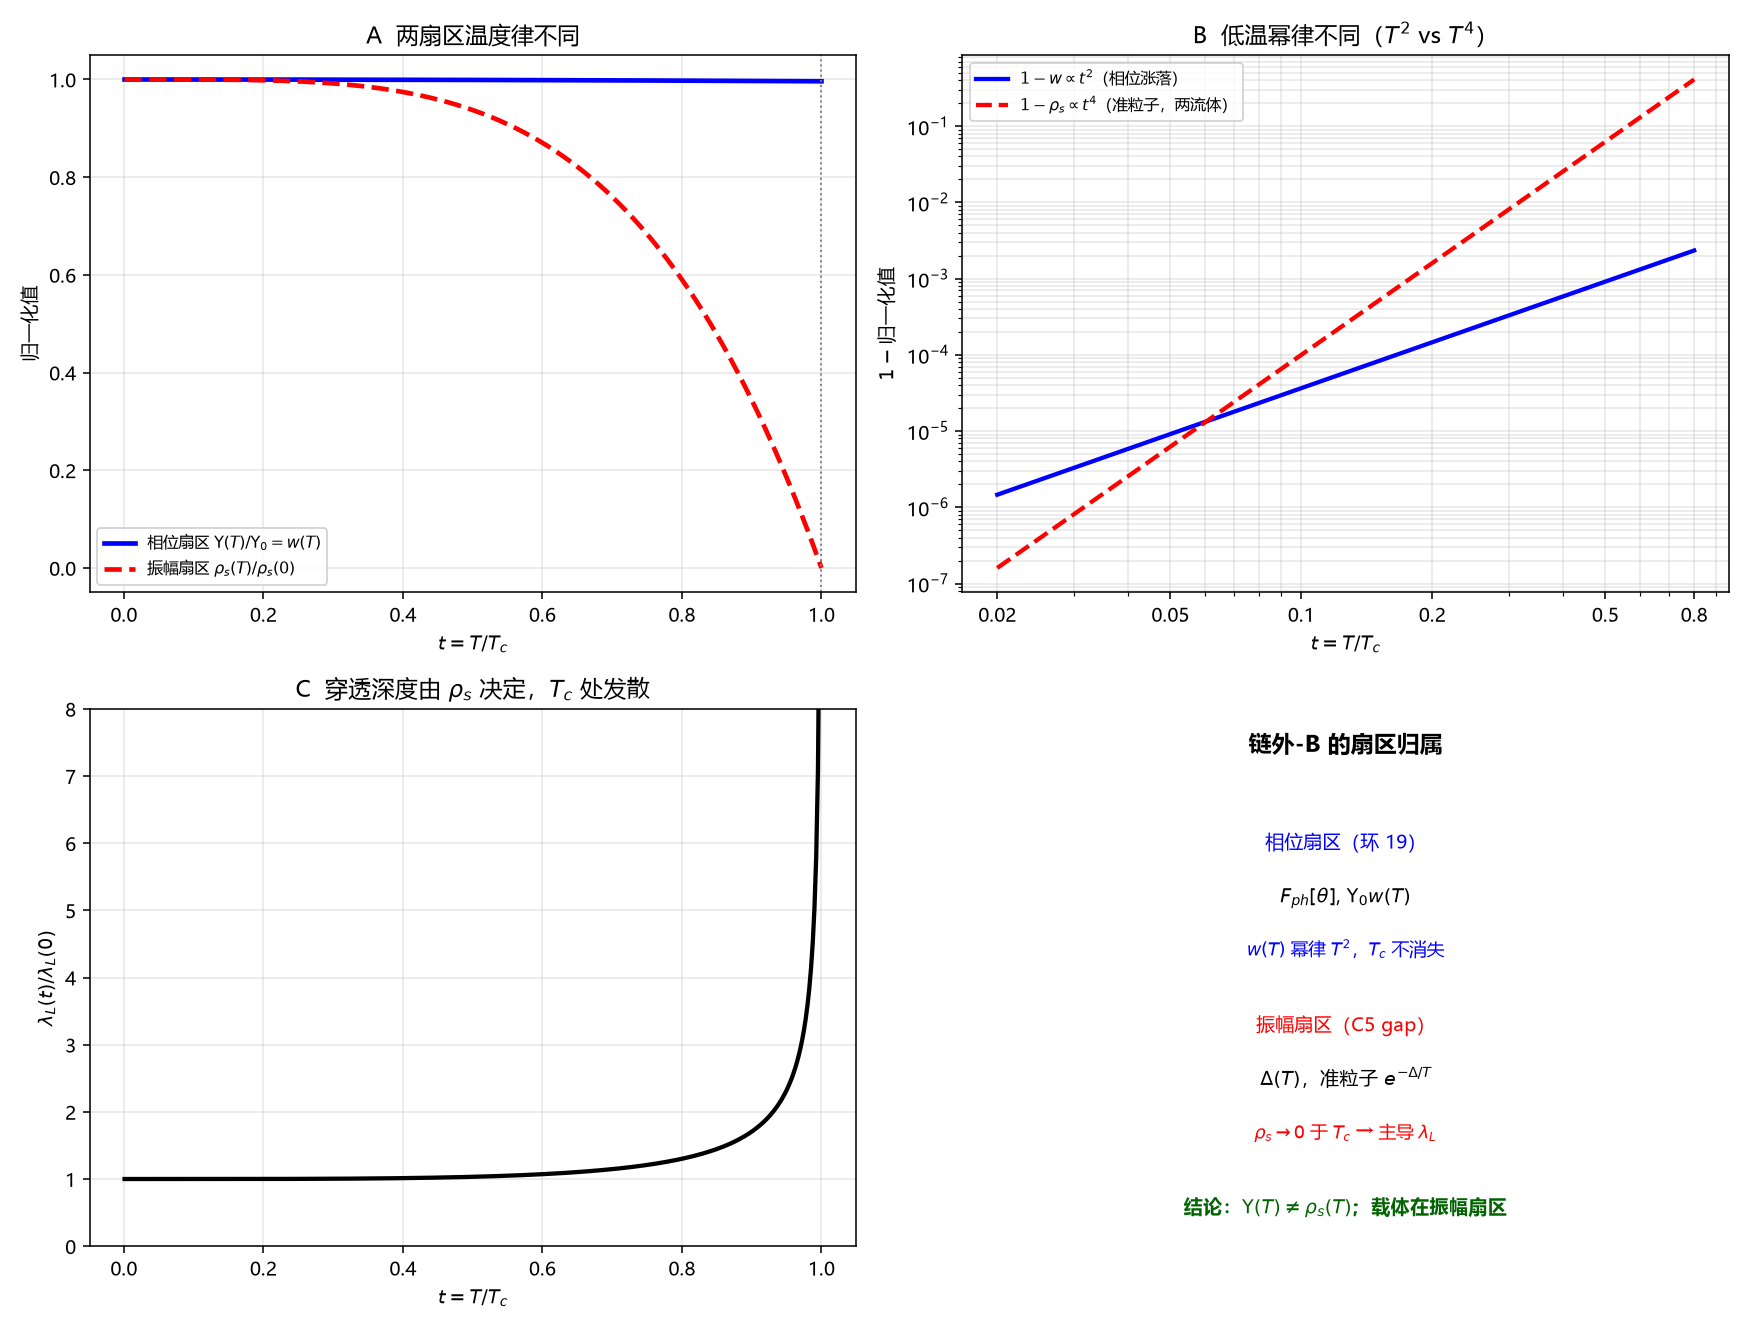

This chart was generated by the following Python code:
# -*- coding: utf-8 -*-
"""
R22：链外-B 载体辨析——相位刚度 w(T) 与超流密度 rho_s(T) 是两个温度函数
=====================================================================
核心命题（非拟合，结构判定）：
  相位扇区裸刚度  Upsilon(T)=Upsilon_0*w(T)，w(T)=2/wD^2 * int_0^wD w*tanh(w/2T) dw
    低温 w = 1 - (pi^2/3)(T/wD)^2 + O(T^4)  —— 幂律 T^2，Tc 处几乎不降。
  振幅扇区超流密度 rho_s(T)（准粒子耗竭）—— Tc 处归零，低温指数。
  故 Upsilon(T) 不能直接当 rho_s(T) 用；链外-B 的载体在振幅扇区（gap），不在相位扇区。

判据（跑数前写死）：
  P1 w(Tc) > 0.99（相位刚度在 Tc 几乎不降）
  P2 rho_s(Tc) < 0.02（准粒子型超流密度在 Tc 归零）
  P3 低温 1-w 与 1-rho_s 在对数图上斜率不同：d ln(1-w)/d ln t -> 2
  P4 lambda_L(t)/lambda_L(0)=1/sqrt(rho_s(t)) 在 t->1 发散（与 Upsilon 无关）

复跑：python "10 探索/超导第一性研究/04_计算验证/R22_链外B载体辨析.py"
"""
import csv
import math
import os
import sys

try:
    sys.stdout.reconfigure(encoding="utf-8")
except Exception:
    pass

import numpy as np
from scipy.integrate import quad
import matplotlib
matplotlib.use("Agg")
import matplotlib.pyplot as plt

plt.rcParams["font.sans-serif"] = ["Microsoft YaHei", "SimHei", "DejaVu Sans"]
plt.rcParams["axes.unicode_minus"] = False

OUT = os.path.dirname(os.path.abspath(__file__))

# 典型材料尺度（外生，仅作图示；不进入链内结论）
WD = 300.0     # Debye 温度 (K)
TC = 10.0      # 临界温度 (K)


def w_phase(T):
    """相位扇区 (10B.1) 的精确 Debye 多模权重 w(T)。"""
    if T <= 0:
        return 1.0
    val = quad(lambda x: x * math.tanh(x / (2.0 * T)), 0.0, WD, limit=400,
               epsabs=1e-13, epsrel=1e-12)[0]
    return 2.0 * val / WD ** 2


def w_lowT(T):
    """(10B.5) 低温展开，用于斜率断言。"""
    return 1.0 - (math.pi ** 2 / 3.0) * (T / WD) ** 2


def rho_twofluid(t):
    """准粒子型（两流体）超流密度：1 - t^4，t=T/Tc。"""
    t = np.asarray(t, dtype=float)
    return np.clip(1.0 - t ** 4, 0.0, None)


def main():
    # P1：相位刚度在 Tc 几乎不降
    wTc = w_phase(TC)
    assert wTc > 0.99, "P1: w(Tc) 应 >0.99"
    # P2：准粒子型超流密度在 Tc 归零
    rTc = float(rho_twofluid(1.0))
    assert rTc < 0.02, "P2: rho_s(Tc) 应 <0.02"
    # P3：低温 1-w 的幂律斜率 -> 2
    ts = np.array([0.02, 0.05, 0.1, 0.2])
    one_minus_w = np.array([1.0 - w_phase(t * TC) for t in ts])
    slope_w = np.polyfit(np.log(ts), np.log(one_minus_w), 1)[0]
    assert abs(slope_w - 2.0) < 0.15, "P3: 1-w 的低温幂律斜率应约 2"
    # P4：lambda_L 由 rho_s 决定，t->1 发散
    lam = 1.0 / np.sqrt(np.clip(rho_twofluid(np.array([0.5, 0.9, 0.99])), 1e-12, None))
    assert lam[-1] > 5.0, "P4: lambda_L 在 t->1 应显著增大"

    print("R22 链外-B 载体辨析（结构判定，非拟合）：")
    print("  相位扇区 w(Tc=%.0fK; wD=%.0fK) = %.6f  (>0.99，几乎不降)" % (TC, WD, wTc))
    print("  振幅扇区 rho_s(Tc) = %.6f  (<0.02，准粒子耗竭归零)" % rTc)
    print("  低温 1-w 的 log-log 斜率 = %.3f  (幂律 T^2)" % slope_w)
    print("  lambda_L(0.99Tc)/lambda_L(0) = %.2f  (由 rho_s 决定，非 Upsilon)" % lam[-1])
    print("  判定：Upsilon(T) 与 rho_s(T) 不是同一温度函数；链外-B 载体在振幅扇区。")

    # ---- 四面板图 ----
    t = np.linspace(1e-3, 1.0, 400)
    T = t * TC
    wv = np.array([w_phase(x) for x in T])
    wlow = np.array([w_lowT(x) for x in T])
    rs = rho_twofluid(t)
    lam_ratio = 1.0 / np.sqrt(np.clip(rs, 1e-9, None))

    fig, axes = plt.subplots(2, 2, figsize=(12.5, 9.5))

    ax = axes[0, 0]
    ax.plot(t, wv, "b-", lw=2.4, label="相位扇区 $\\Upsilon(T)/\\Upsilon_0=w(T)$")
    ax.plot(t, rs, "r--", lw=2.4, label="振幅扇区 $\\rho_s(T)/\\rho_s(0)$")
    ax.axvline(1.0, color="gray", ls=":", lw=1)
    ax.set_xlabel("$t=T/T_c$")
    ax.set_ylabel("归一化值")
    ax.set_title("A  两扇区温度律不同")
    ax.legend(fontsize=8, loc="lower left")
    ax.grid(alpha=0.3)

    ax = axes[0, 1]
    ts2 = np.linspace(0.02, 0.8, 200)
    omw = np.array([1.0 - w_phase(x * TC) for x in ts2])
    omr = 1.0 - rho_twofluid(ts2)
    ax.loglog(ts2, omw, "b-", lw=2.2, label="$1-w\\propto t^2$（相位涨落）")
    ax.loglog(ts2, np.clip(omr, 1e-12, None), "r--", lw=2.2,
              label="$1-\\rho_s\\propto t^4$（准粒子，两流体）")
    ax.set_xlabel("$t=T/T_c$")
    ax.set_ylabel("$1-$归一化值")
    ax.set_title("B  低温幂律不同（$T^2$ vs $T^4$）")
    ax.set_xscale("log")
    ax.set_xticks([0.02, 0.05, 0.1, 0.2, 0.5, 0.8])
    ax.set_xticklabels(["0.02", "0.05", "0.1", "0.2", "0.5", "0.8"])
    ax.xaxis.set_minor_formatter(matplotlib.ticker.NullFormatter())
    ax.legend(fontsize=8)
    ax.grid(alpha=0.3, which="both")

    ax = axes[1, 0]
    ax.plot(t, lam_ratio, "k-", lw=2.2)
    ax.set_xlabel("$t=T/T_c$")
    ax.set_ylabel("$\\lambda_L(t)/\\lambda_L(0)$")
    ax.set_ylim(0, 8)
    ax.set_title("C  穿透深度由 $\\rho_s$ 决定，$T_c$ 处发散")
    ax.grid(alpha=0.3)

    ax = axes[1, 1]
    ax.axis("off")
    ax.text(0.5, 0.92, "链外-B 的扇区归属", ha="center", fontsize=12, weight="bold")
    ax.text(0.5, 0.74, "相位扇区（环 19）", ha="center", fontsize=10, color="blue")
    ax.text(0.5, 0.64, "$F_{ph}[\\theta]$, $\\Upsilon_0 w(T)$", ha="center", fontsize=10)
    ax.text(0.5, 0.54, "$w(T)$ 幂律 $T^2$，$T_c$ 不消失", ha="center", fontsize=9, color="blue")
    ax.text(0.5, 0.40, "振幅扇区（C5 gap）", ha="center", fontsize=10, color="red")
    ax.text(0.5, 0.30, "$\\Delta(T)$，准粒子 $e^{-\\Delta/T}$", ha="center", fontsize=10)
    ax.text(0.5, 0.20, "$\\rho_s\\to0$ 于 $T_c$ → 主导 $\\lambda_L$", ha="center", fontsize=9, color="red")
    ax.text(0.5, 0.06, "结论：$\\Upsilon(T)\\ne\\rho_s(T)$；载体在振幅扇区", ha="center",
            fontsize=10, weight="bold", color="darkgreen")

    fig.tight_layout()
    png = os.path.join(OUT, "R22_链外B载体辨析.png")
    fig.savefig(png, dpi=140)
    plt.close(fig)

    summary = [
        ["w(Tc)", "%.6f" % wTc, "相位扇区；>0.99，Tc 几乎不降"],
        ["rho_s(Tc)", "%.6f" % rTc, "振幅扇区；准粒子耗竭归零"],
        ["1-w 低温斜率", "%.3f" % slope_w, "幂律 T^2（相位涨落）"],
        ["lambda_L(0.99Tc)/lambda_L(0)", "%.2f" % lam[-1], "由 rho_s 决定，非 Upsilon"],
        ["判定", "Upsilon != rho_s", "链外-B 载体在振幅扇区（gap）"],
        ["类别", "A 类结构判定", "两流体/BCS 为 B 类工具；wD、Tc 外生"],
    ]
    with open(os.path.join(OUT, "R22_链外B载体辨析_摘要.csv"),
              "w", newline="", encoding="utf-8-sig") as fo:
        w = csv.writer(fo)
        w.writerow(["量", "值", "说明"])
        w.writerows(summary)

    print("图:", png)


if __name__ == "__main__":
    main()
